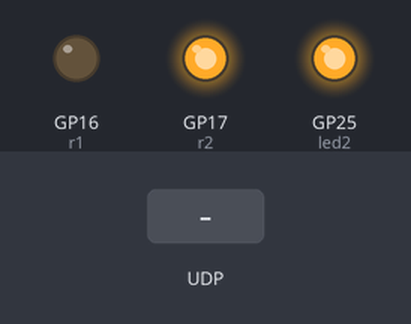
The program below on a simulated Raspberry Pi Pico running MicroPython. Parts: output pins drawn as LEDs (lit = HIGH). Inputs (shaded band) come from the test bench. The board's own WiFi access point starts at once; what the program prints to the serial console is not drawn.

Above: at 1.2 s.
1.3 s: UDP packet "1" arrives
At 1.7 s:
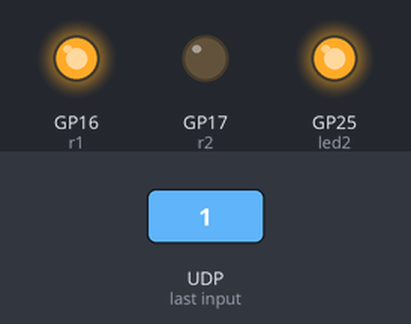
2.8 s: UDP packet "0" arrives
At 4.0 s:
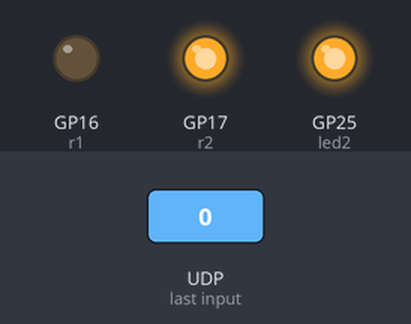
4.3 s: UDP packet "on" arrives
At 5.1 s:
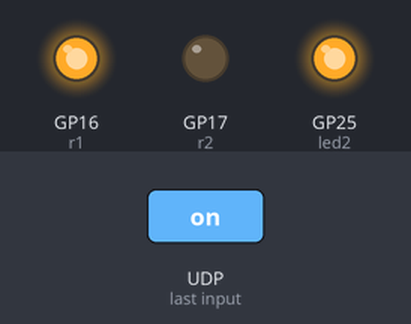
Timing chart, 0 to 7.3 s (numbered marks = the images above; inputs shaded):
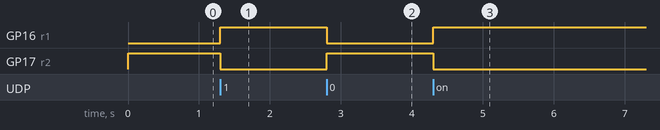

Measured:
- after the input at 1.3 s, GP16 (r1): LOW → HIGH at once; GP17 (r2): HIGH → LOW at once
- after the input at 2.8 s, GP16 (r1): HIGH → LOW at once; GP17 (r2): LOW → HIGH at once
- after the input at 4.3 s, GP16 (r1): LOW → HIGH at once; GP17 (r2): HIGH → LOW at once

The program:

main.py
```python
import network
import time
import socket
from machine import Pin

r1=Pin(16,Pin.OUT)
r2=Pin(17,Pin.OUT)
led2= Pin("LED", Pin.OUT)
led2.on()
r1.off()
r2.on()

# if you do not see the network you may have to power cycle
# unplug your pico w for 10 seconds and plug it in again
def ap_mode(ssid, password):
    """
        Description: This is a function to activate AP mode

        Parameters:

        ssid[str]: The name of your internet connection
        password[str]: Password for your internet connection

        Returns: Nada
    """
    # Disabling WiFI station interface, otherwise AP mode doesn't work

    # Now making our WiFi AP
    ap = network.WLAN(network.AP_IF)
    sta_if = network.WLAN(network.STA_IF)
    sta_if.active(False)
    ap.config(essid=ssid, password=password, pm = 0x111022)
    ap.active(True)

    while ap.active() == False:
        pass
    print('AP Mode Is Active, You can Now Connect')
    print('IP Address To Connect to:: ' + ap.ifconfig()[0])

    s2 = socket.socket(socket.AF_INET, socket.SOCK_DGRAM)
    s2.bind(('0.0.0.0', 5005))

    while True:
      data, addre = s2.recvfrom(1024)
      #print('Got a connection from %s' % str(addre))
      #print('Content = %s' % str(data))
      r1.toggle()
      r2.toggle()

ap_mode('DISPARA','DISPARAFILM')
```
